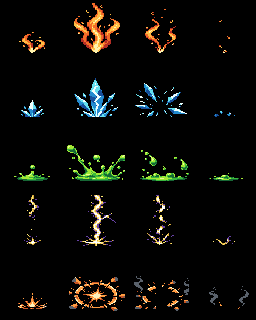
#> input picture design/concepts/fx-g10/codex/lineup-1x-v1.png, 256 x 320 px, given in place of kiki-raw-v1.png, which was not available
$ python export-v2.py
#> lines starting #> are read from the running program, lines starting #| are printed output that depends on the picture; pictures that were not available may be replaced by others from this repository, and a replacement may not be noted
"""Uniform source-to-native scaling preserves circles, shards and flame aspect ratios."""
from pathlib import Path
from PIL import Image
import numpy as np,json
D=Path(__file__).parent;spec=json.loads((D/'prompts-v1.json').read_text())
#> (reads design/concepts/monsters-g8-codex/prompts-v1.json from the repository)
def save(name,im):
 p=D/name;assert not p.exists();im.save(p)
allrows=[];records=[]
for s in spec:
 src=Image.open(D/(s['id']+'-raw-v1.png')).convert('RGB');crops=[];bounds=[]
#> further down, src is the input picture: PIL image 256x320 RGB; mean R, G, B 11.3, 11.2, 7.6
 for i in range(4):
  crop=src.crop((round(i*src.width/4),0,round((i+1)*src.width/4),src.height));crops.append(crop)
  a=np.array(crop);yy,xx=np.where(a.max(axis=2)>45);bounds.append((xx.min(),yy.min(),xx.max()+1,yy.max()+1))
#> this loop made 4 passes
#> pass 1, `crop = src.crop((round(i * src.width / 4), 0, round((i + 1) * src.widt`:
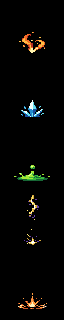
#> crop: PIL image 64x320 RGB; mean R, G, B 6.2, 6, 4
#> pass 2, `crop = src.crop((round(i * src.width / 4), 0, round((i + 1) * src.widt`:
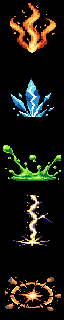
#> crop: PIL image 64x320 RGB; mean R, G, B 26.1, 24.6, 16.4
#> pass 3, `crop = src.crop((round(i * src.width / 4), 0, round((i + 1) * src.widt`:
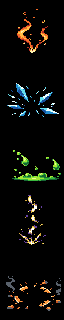
#> crop: PIL image 64x320 RGB; mean R, G, B 11.5, 12.1, 8.6
#> after the loop, bounds = [(14, 32, 50, 309), (3, 3, 61, 311), (6, 9, 61, 311), (17, 20, 57, 309)]; crops = 4 items
 anchorx=(bounds[0][0]+bounds[0][2])/2;anchory=bounds[0][3]-1
#> after `anchorx = (bounds[0][0] + bounds[0][2]) / 2`: anchorx = 32
#> after `anchory = bounds[0][3] - 1`: anchory = 308
 up=anchory-min(b[1] for b in bounds);down=max(b[3] for b in bounds)-anchory
#> after `up = anchory - min((b[1] for b in bounds))`: up = 305
#> after `down = max((b[3] for b in bounds)) - anchory`: down = 3
 left=anchorx-min(b[0] for b in bounds);right=max(b[2] for b in bounds)-anchorx
#> after `left = anchorx - min((b[0] for b in bounds))`: left = 29
#> after `right = max((b[2] for b in bounds)) - anchorx`: right = 29
 scale=min(48/max(1,up),7/max(1,down),27/max(1,left),27/max(1,right))
#> scale = 0.157
#> (the run stopped early here; a loop or call above may not have finished)
